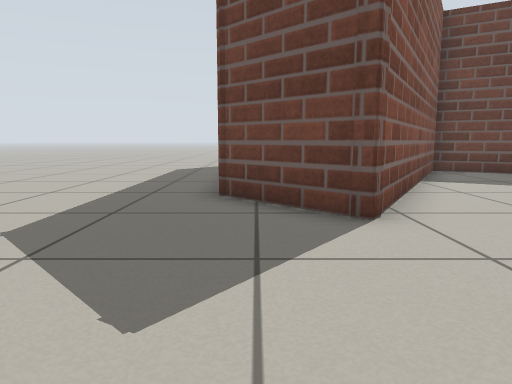
view 1 (above)

17 first-person views from a walk through a world built for the Gazebo simulator. The camera is 0.5 m above the floor, tilts 8° down and sees 70° across. The floor is counted in squares, 0.5 m on a side. Each view is taken from the middle of a square. On the plan, view 1 faces up. The plan holds only what a view shows up to about 13 squares ahead; the rest is blank. The place goes on beyond the plan.

view 2
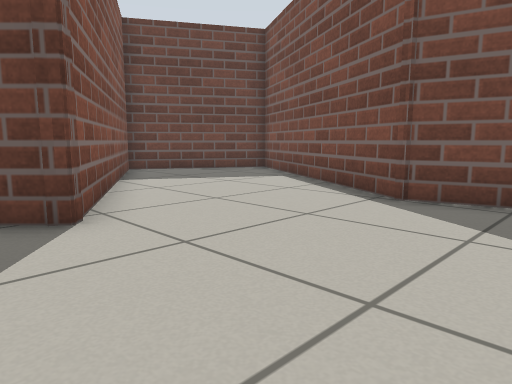

view 3
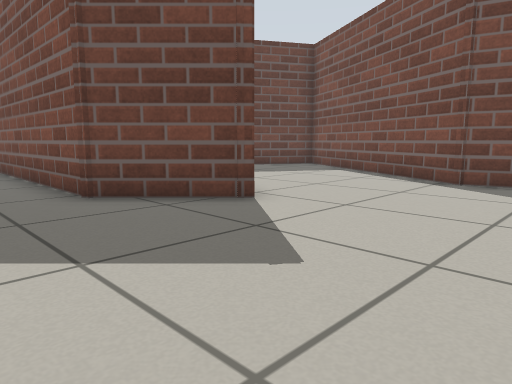

view 4
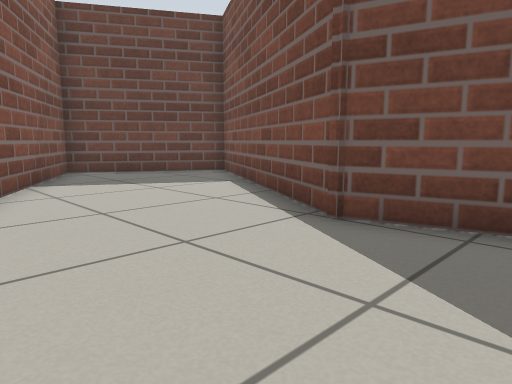

view 5
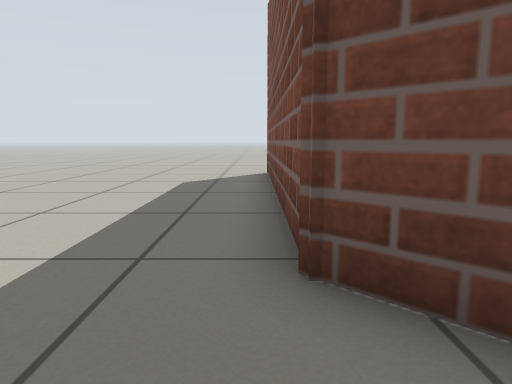

view 6
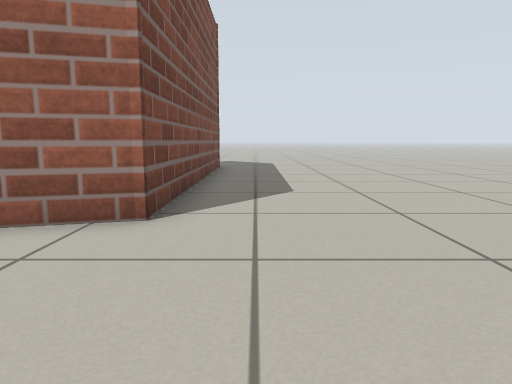

view 7
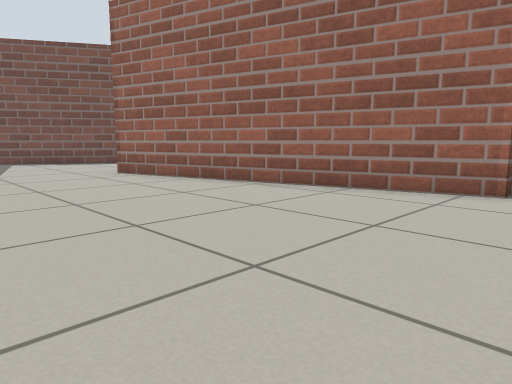

view 8
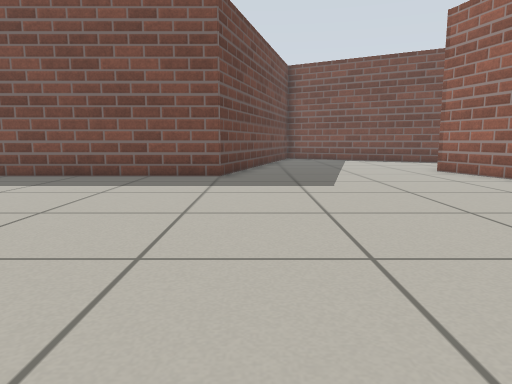

view 9
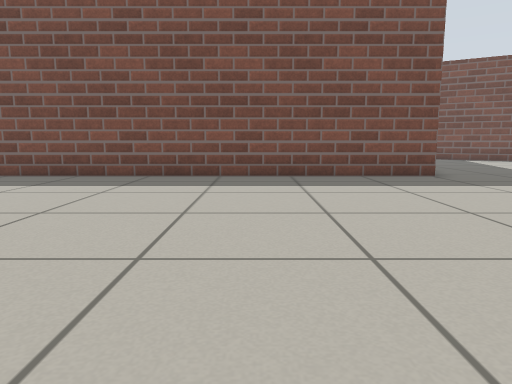

view 10
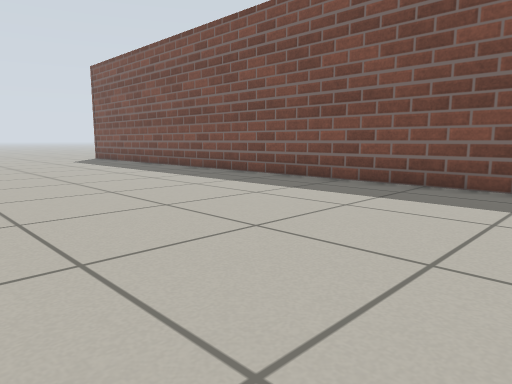

view 11
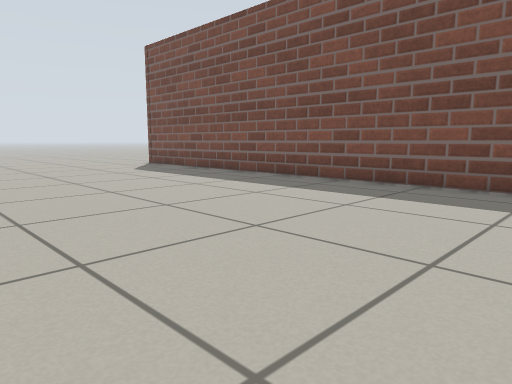

view 12
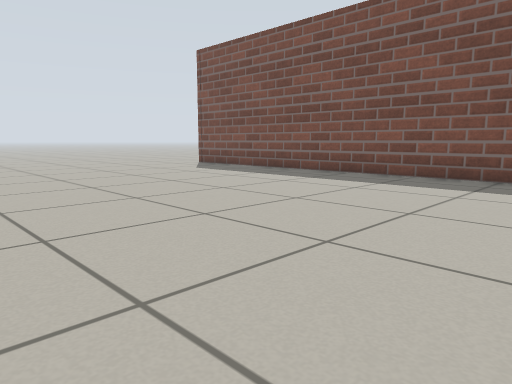

view 13
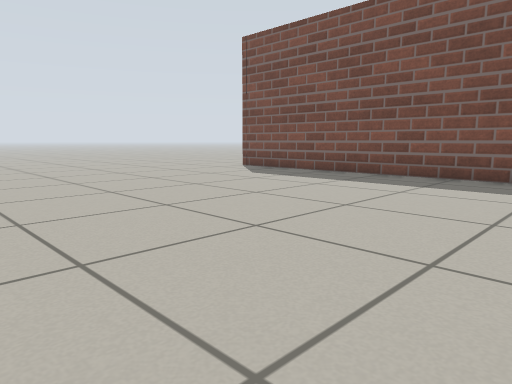

view 14
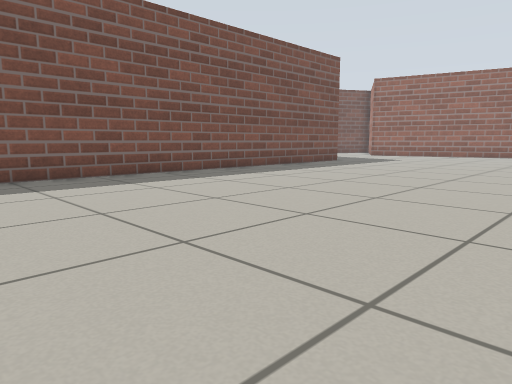

view 15
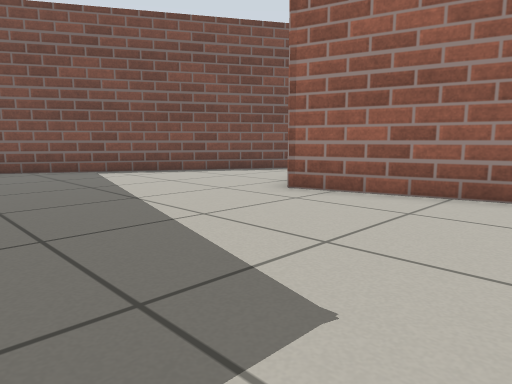

view 16
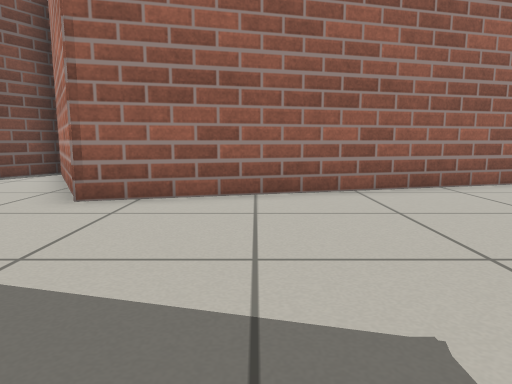

view 17
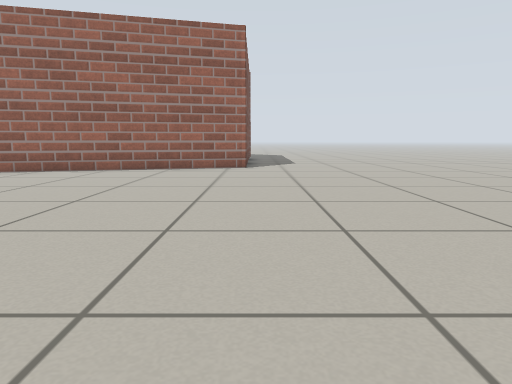

### Floor plan
Points are (right, up) in squares from view 1. A wall is a line through its corners. A room is listed if a view was taken in it or the views show most of it. See-through windows are left out.
Room 1 (views 1, 2, 3, 4, 5)
walls: (6.6, 0.6) (6, 2.6) (10.1, 9.6) (5.8, 12.1) (1.5, 4.5) (-0.6, 6.6) (-0.6, 15.5)
ways out: opening at (-2.5, 15.5) to room 2
Room 2 (views 6, 7, 8, 9, 10, 11, 12, 13, 14, 15, 16, 17)
walls: (10.5, 24.1) (7.2, 25) (7.2, 49.5); (-0.6, 15.5) (9, 18) (12, 12.9) (17.1, 21.8)
ways out: opening at (-2.5, 15.5) to room 1

Positions as (right, up) in squares from view 1, and headings:
1: (0, 0), facing up
2: (0, 0), facing up-right
3: (-3, 0), facing up-right
4: (2, 0), facing up-right
5: (-1, 4), facing up
6: (-2, 20), facing down
7: (-2, 23), facing down-right
8: (-3, 24), facing right
9: (-3, 30), facing right
10: (-1, 32), facing up-right
11: (-1, 38), facing up-right
12: (-3, 39), facing up-right
13: (-3, 42), facing up-right
14: (-3, 41), facing down-right
15: (4, 24), facing down-right
16: (6, 24), facing down
17: (-1, 29), facing down
